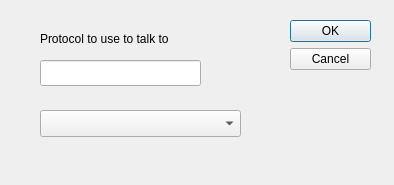
<?xml version="1.0" encoding="UTF-8"?>
<ui version="4.0">
 <class>netprotodlg</class>
 <widget class="QDialog" name="netprotodlg">
  <property name="geometry">
   <rect>
    <x>0</x>
    <y>0</y>
    <width>394</width>
    <height>185</height>
   </rect>
  </property>
  <property name="windowTitle">
   <string>Select network protocol</string>
  </property>
  <widget class="QDialogButtonBox" name="buttonBox">
   <property name="geometry">
    <rect>
     <x>290</x>
     <y>20</y>
     <width>81</width>
     <height>241</height>
    </rect>
   </property>
   <property name="orientation">
    <enum>Qt::Vertical</enum>
   </property>
   <property name="standardButtons">
    <set>QDialogButtonBox::Cancel|QDialogButtonBox::Ok</set>
   </property>
  </widget>
  <widget class="QLabel" name="label">
   <property name="geometry">
    <rect>
     <x>40</x>
     <y>30</y>
     <width>171</width>
     <height>18</height>
    </rect>
   </property>
   <property name="text">
    <string>Protocol to use to talk to</string>
   </property>
  </widget>
  <widget class="QLineEdit" name="hostorip">
   <property name="geometry">
    <rect>
     <x>40</x>
     <y>60</y>
     <width>161</width>
     <height>26</height>
    </rect>
   </property>
   <property name="readOnly">
    <bool>true</bool>
   </property>
  </widget>
  <widget class="QComboBox" name="protocol">
   <property name="geometry">
    <rect>
     <x>40</x>
     <y>110</y>
     <width>201</width>
     <height>27</height>
    </rect>
   </property>
   <property name="toolTip">
    <string>Select here the protocol to use to speak to the printer</string>
   </property>
  </widget>
 </widget>
 <tabstops>
  <tabstop>hostorip</tabstop>
  <tabstop>protocol</tabstop>
  <tabstop>buttonBox</tabstop>
 </tabstops>
 <resources/>
 <connections>
  <connection>
   <sender>buttonBox</sender>
   <signal>accepted()</signal>
   <receiver>netprotodlg</receiver>
   <slot>accept()</slot>
   <hints>
    <hint type="sourcelabel">
     <x>248</x>
     <y>254</y>
    </hint>
    <hint type="destinationlabel">
     <x>157</x>
     <y>274</y>
    </hint>
   </hints>
  </connection>
  <connection>
   <sender>buttonBox</sender>
   <signal>rejected()</signal>
   <receiver>netprotodlg</receiver>
   <slot>reject()</slot>
   <hints>
    <hint type="sourcelabel">
     <x>316</x>
     <y>260</y>
    </hint>
    <hint type="destinationlabel">
     <x>286</x>
     <y>274</y>
    </hint>
   </hints>
  </connection>
 </connections>
</ui>
